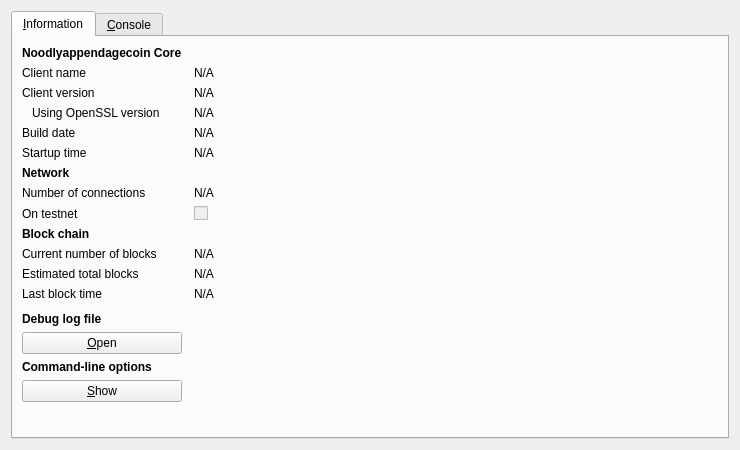
<?xml version="1.0" encoding="UTF-8"?>
<ui version="4.0">
 <class>RPCConsole</class>
 <widget class="QDialog" name="RPCConsole">
  <property name="geometry">
   <rect>
    <x>0</x>
    <y>0</y>
    <width>740</width>
    <height>450</height>
   </rect>
  </property>
  <property name="windowTitle">
   <string>Noodlyappendagecoin - Debug window</string>
  </property>
  <layout class="QVBoxLayout" name="verticalLayout_2">
   <item>
    <widget class="QTabWidget" name="tabWidget">
     <property name="currentIndex">
      <number>0</number>
     </property>
     <widget class="QWidget" name="tab_info">
      <attribute name="title">
       <string>&amp;Information</string>
      </attribute>
      <layout class="QGridLayout" name="gridLayout" columnstretch="0,1">
       <property name="horizontalSpacing">
        <number>12</number>
       </property>
       <item row="0" column="0">
        <widget class="QLabel" name="label_9">
         <property name="font">
          <font>
           <weight>75</weight>
           <bold>true</bold>
          </font>
         </property>
         <property name="text">
          <string>Noodlyappendagecoin Core</string>
         </property>
        </widget>
       </item>
       <item row="1" column="0">
        <widget class="QLabel" name="label_5">
         <property name="text">
          <string>Client name</string>
         </property>
        </widget>
       </item>
       <item row="1" column="1">
        <widget class="QLabel" name="clientName">
         <property name="cursor">
          <cursorShape>IBeamCursor</cursorShape>
         </property>
         <property name="text">
          <string>N/A</string>
         </property>
         <property name="textFormat">
          <enum>Qt::PlainText</enum>
         </property>
         <property name="textInteractionFlags">
          <set>Qt::LinksAccessibleByMouse|Qt::TextSelectableByKeyboard|Qt::TextSelectableByMouse</set>
         </property>
        </widget>
       </item>
       <item row="2" column="0">
        <widget class="QLabel" name="label_6">
         <property name="text">
          <string>Client version</string>
         </property>
        </widget>
       </item>
       <item row="2" column="1">
        <widget class="QLabel" name="clientVersion">
         <property name="cursor">
          <cursorShape>IBeamCursor</cursorShape>
         </property>
         <property name="text">
          <string>N/A</string>
         </property>
         <property name="textFormat">
          <enum>Qt::PlainText</enum>
         </property>
         <property name="textInteractionFlags">
          <set>Qt::LinksAccessibleByMouse|Qt::TextSelectableByKeyboard|Qt::TextSelectableByMouse</set>
         </property>
        </widget>
       </item>
       <item row="3" column="0">
        <widget class="QLabel" name="label_14">
         <property name="text">
          <string>Using OpenSSL version</string>
         </property>
         <property name="indent">
          <number>10</number>
         </property>
        </widget>
       </item>
       <item row="3" column="1">
        <widget class="QLabel" name="openSSLVersion">
         <property name="cursor">
          <cursorShape>IBeamCursor</cursorShape>
         </property>
         <property name="text">
          <string>N/A</string>
         </property>
         <property name="textFormat">
          <enum>Qt::PlainText</enum>
         </property>
         <property name="textInteractionFlags">
          <set>Qt::LinksAccessibleByMouse|Qt::TextSelectableByKeyboard|Qt::TextSelectableByMouse</set>
         </property>
        </widget>
       </item>
       <item row="4" column="0">
        <widget class="QLabel" name="label_12">
         <property name="text">
          <string>Build date</string>
         </property>
        </widget>
       </item>
       <item row="4" column="1">
        <widget class="QLabel" name="buildDate">
         <property name="cursor">
          <cursorShape>IBeamCursor</cursorShape>
         </property>
         <property name="text">
          <string>N/A</string>
         </property>
         <property name="textFormat">
          <enum>Qt::PlainText</enum>
         </property>
         <property name="textInteractionFlags">
          <set>Qt::LinksAccessibleByMouse|Qt::TextSelectableByKeyboard|Qt::TextSelectableByMouse</set>
         </property>
        </widget>
       </item>
       <item row="5" column="0">
        <widget class="QLabel" name="label_13">
         <property name="text">
          <string>Startup time</string>
         </property>
        </widget>
       </item>
       <item row="5" column="1">
        <widget class="QLabel" name="startupTime">
         <property name="cursor">
          <cursorShape>IBeamCursor</cursorShape>
         </property>
         <property name="text">
          <string>N/A</string>
         </property>
         <property name="textFormat">
          <enum>Qt::PlainText</enum>
         </property>
         <property name="textInteractionFlags">
          <set>Qt::LinksAccessibleByMouse|Qt::TextSelectableByKeyboard|Qt::TextSelectableByMouse</set>
         </property>
        </widget>
       </item>
       <item row="6" column="0">
        <widget class="QLabel" name="label_11">
         <property name="font">
          <font>
           <weight>75</weight>
           <bold>true</bold>
          </font>
         </property>
         <property name="text">
          <string>Network</string>
         </property>
        </widget>
       </item>
       <item row="7" column="0">
        <widget class="QLabel" name="label_7">
         <property name="text">
          <string>Number of connections</string>
         </property>
        </widget>
       </item>
       <item row="7" column="1">
        <widget class="QLabel" name="numberOfConnections">
         <property name="cursor">
          <cursorShape>IBeamCursor</cursorShape>
         </property>
         <property name="text">
          <string>N/A</string>
         </property>
         <property name="textFormat">
          <enum>Qt::PlainText</enum>
         </property>
         <property name="textInteractionFlags">
          <set>Qt::LinksAccessibleByMouse|Qt::TextSelectableByKeyboard|Qt::TextSelectableByMouse</set>
         </property>
        </widget>
       </item>
       <item row="8" column="0">
        <widget class="QLabel" name="label_8">
         <property name="text">
          <string>On testnet</string>
         </property>
        </widget>
       </item>
       <item row="8" column="1">
        <widget class="QCheckBox" name="isTestNet">
         <property name="enabled">
          <bool>false</bool>
         </property>
         <property name="text">
          <string/>
         </property>
        </widget>
       </item>
       <item row="9" column="0">
        <widget class="QLabel" name="label_10">
         <property name="font">
          <font>
           <weight>75</weight>
           <bold>true</bold>
          </font>
         </property>
         <property name="text">
          <string>Block chain</string>
         </property>
        </widget>
       </item>
       <item row="10" column="0">
        <widget class="QLabel" name="label_3">
         <property name="text">
          <string>Current number of blocks</string>
         </property>
        </widget>
       </item>
       <item row="10" column="1">
        <widget class="QLabel" name="numberOfBlocks">
         <property name="cursor">
          <cursorShape>IBeamCursor</cursorShape>
         </property>
         <property name="text">
          <string>N/A</string>
         </property>
         <property name="textFormat">
          <enum>Qt::PlainText</enum>
         </property>
         <property name="textInteractionFlags">
          <set>Qt::LinksAccessibleByMouse|Qt::TextSelectableByKeyboard|Qt::TextSelectableByMouse</set>
         </property>
        </widget>
       </item>
       <item row="11" column="0">
        <widget class="QLabel" name="label_4">
         <property name="text">
          <string>Estimated total blocks</string>
         </property>
        </widget>
       </item>
       <item row="11" column="1">
        <widget class="QLabel" name="totalBlocks">
         <property name="cursor">
          <cursorShape>IBeamCursor</cursorShape>
         </property>
         <property name="text">
          <string>N/A</string>
         </property>
         <property name="textFormat">
          <enum>Qt::PlainText</enum>
         </property>
         <property name="textInteractionFlags">
          <set>Qt::LinksAccessibleByMouse|Qt::TextSelectableByKeyboard|Qt::TextSelectableByMouse</set>
         </property>
        </widget>
       </item>
       <item row="12" column="0">
        <widget class="QLabel" name="label_2">
         <property name="text">
          <string>Last block time</string>
         </property>
        </widget>
       </item>
       <item row="12" column="1">
        <widget class="QLabel" name="lastBlockTime">
         <property name="cursor">
          <cursorShape>IBeamCursor</cursorShape>
         </property>
         <property name="text">
          <string>N/A</string>
         </property>
         <property name="textFormat">
          <enum>Qt::PlainText</enum>
         </property>
         <property name="textInteractionFlags">
          <set>Qt::LinksAccessibleByMouse|Qt::TextSelectableByKeyboard|Qt::TextSelectableByMouse</set>
         </property>
        </widget>
       </item>
       <item row="13" column="0">
        <spacer name="verticalSpacer_2">
         <property name="orientation">
          <enum>Qt::Vertical</enum>
         </property>
         <property name="sizeHint" stdset="0">
          <size>
           <width>20</width>
           <height>20</height>
          </size>
         </property>
        </spacer>
       </item>
       <item row="14" column="0">
        <widget class="QLabel" name="labelDebugLogfile">
         <property name="font">
          <font>
           <weight>75</weight>
           <bold>true</bold>
          </font>
         </property>
         <property name="text">
          <string>Debug log file</string>
         </property>
        </widget>
       </item>
       <item row="15" column="0">
        <widget class="QPushButton" name="openDebugLogfileButton">
         <property name="toolTip">
          <string>Open the Noodlyappendagecoin debug log file from the current data directory. This can take a few seconds for large log files.</string>
         </property>
         <property name="text">
          <string>&amp;Open</string>
         </property>
         <property name="autoDefault">
          <bool>false</bool>
         </property>
        </widget>
       </item>
       <item row="16" column="0">
        <widget class="QLabel" name="labelCLOptions">
         <property name="font">
          <font>
           <weight>75</weight>
           <bold>true</bold>
          </font>
         </property>
         <property name="text">
          <string>Command-line options</string>
         </property>
        </widget>
       </item>
       <item row="17" column="0">
        <widget class="QPushButton" name="showCLOptionsButton">
         <property name="toolTip">
          <string>Show the Noodlyappendagecoin-Qt help message to get a list with possible Noodlyappendagecoin command-line options.</string>
         </property>
         <property name="text">
          <string>&amp;Show</string>
         </property>
         <property name="autoDefault">
          <bool>false</bool>
         </property>
        </widget>
       </item>
       <item row="18" column="0">
        <spacer name="verticalSpacer">
         <property name="orientation">
          <enum>Qt::Vertical</enum>
         </property>
         <property name="sizeHint" stdset="0">
          <size>
           <width>20</width>
           <height>40</height>
          </size>
         </property>
        </spacer>
       </item>
      </layout>
     </widget>
     <widget class="QWidget" name="tab_console">
      <attribute name="title">
       <string>&amp;Console</string>
      </attribute>
      <layout class="QVBoxLayout" name="verticalLayout_3">
       <property name="spacing">
        <number>3</number>
       </property>
       <item>
        <widget class="QTextEdit" name="messagesWidget">
         <property name="minimumSize">
          <size>
           <width>0</width>
           <height>100</height>
          </size>
         </property>
         <property name="readOnly">
          <bool>true</bool>
         </property>
         <property name="tabKeyNavigation" stdset="0">
          <bool>false</bool>
         </property>
         <property name="columnCount" stdset="0">
          <number>2</number>
         </property>
        </widget>
       </item>
       <item>
        <layout class="QHBoxLayout" name="horizontalLayout">
         <property name="spacing">
          <number>3</number>
         </property>
         <item>
          <widget class="QLabel" name="label">
           <property name="text">
            <string notr="true">&gt;</string>
           </property>
          </widget>
         </item>
         <item>
          <widget class="QLineEdit" name="lineEdit"/>
         </item>
         <item>
          <widget class="QPushButton" name="clearButton">
           <property name="maximumSize">
            <size>
             <width>24</width>
             <height>24</height>
            </size>
           </property>
           <property name="toolTip">
            <string>Clear console</string>
           </property>
           <property name="text">
            <string/>
           </property>
           <property name="icon">
            <iconset resource="../bitcoin.qrc">
             <normaloff>:/icons/remove</normaloff>:/icons/remove</iconset>
           </property>
           <property name="shortcut">
            <string notr="true">Ctrl+L</string>
           </property>
           <property name="autoDefault">
            <bool>false</bool>
           </property>
          </widget>
         </item>
        </layout>
       </item>
      </layout>
     </widget>
    </widget>
   </item>
  </layout>
 </widget>
 <resources>
  <include location="../bitcoin.qrc"/>
 </resources>
 <connections/>
</ui>
